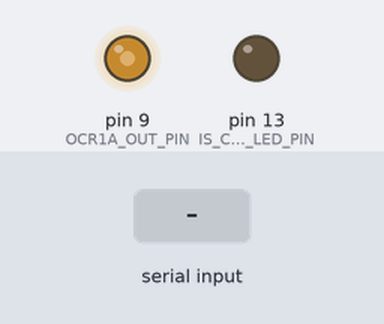
This sketch was run on a simulated Arduino Uno, built with avr-gcc and run on an emulated ATmega328P. Shown: output pins drawn as LEDs (lit = HIGH). The test bench sets the inputs (shaded band). What the sketch prints to the serial monitor is not drawn.

Above: at 10.4 s.
10.5 s: "VoltageP1\n" received over the second serial link
At 13.1 s:
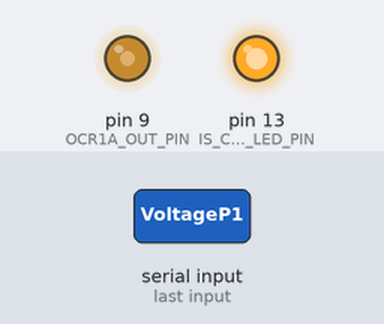
14.2 s: "VoltageP1\n" received over Serial
17.2 s: "CurrentP1\n" received over the second serial link
At 19.2 s:
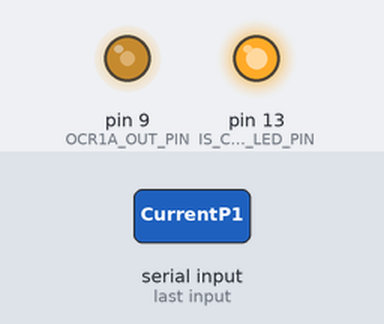
19.7 s: byte 3 (0x03) received over Serial
22.7 s: "VoltageP2\n" received over the second serial link
At 24.1 s:
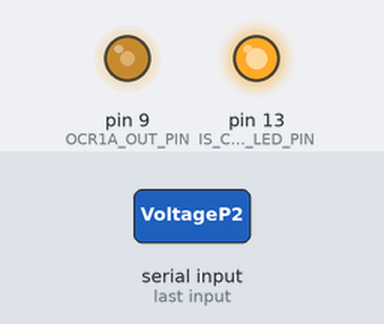
25.2 s: "CurrentP1\n" received over Serial
Timing chart, 0 to 28.3 s (numbered marks = the images above; inputs shaded):
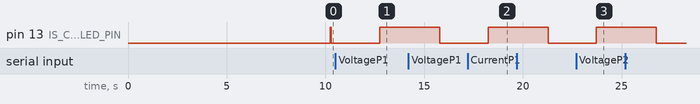

Measured:
- after the input at 10.5 s, pin 13 (IS_CONNECTED_METER_LED_PIN): LOW → HIGH after 2.3 s
- after the input at 17.2 s, pin 13 (IS_CONNECTED_METER_LED_PIN): LOW → HIGH after 1.0 s
- after the input at 22.7 s, pin 13 (IS_CONNECTED_METER_LED_PIN): LOW → HIGH after 1.0 s

The sketch:

neva-meter-opticalport-reader-arduino.ino
```cpp
/*
  Data reader from the "Neva" (by Taipit) electricity meter through the optical port.
  Читальщик данных через оптический порт электросчетчика "Нева" (Тайпит).

  Author: Ivan
  https://github.com/ivan-cc/neva-meter-opticalport-reader-arduino
  I.2022

  Electricity meters: https://www.meters.taipit.ru/
 */

#include <SoftwareSerial.h>

//раскоментируйте это, если вы используете трех-фазный счётчик
//#define THREE_PHASE_METER 1

//port for RX
#define METERS_IN 2

 //port for TX
#define METERS_OUT  4

 //светодиод, показывающий состояние коннекта со счетчиком
#define IS_CONNECTED_METER_LED_PIN 13

//раскоментируйте, если нужно выполнять запросы, пришедшие из uart
#define WAIT_REQUESTS_FROM_UART 1

//пауза после запуска ардуино, мс
#define PAUSE_AFTER_START 500

//пауза после отправки и чтения запроса из счетчика, мс
#define PAUSE_AFTER_QUERY 100

//следующий запрос параметров электросети делать через, сек
#define NEXT_ELECTRICITY_DATA_REQUEST_IN 30

//следующий запрос данных из счетчика делать через, сек
#define NEXT_METER_VALUES_REQUEST_IN 180

//следующий запрос информации о счетчике делать через, сек
#define NEXT_METER_REQUEST_IN 600

//переодичность пинга счетчика, сек (0 - чтобы не пинговать)
#define NEXT_PING_IN 7

//количество попыток подключиться к счетчику
#define NUMBER_OF_ATTEMPTS_TO_CONNECT 5

//пин выхода генератора-таймера (OCR1A)
#define OCR1A_OUT_PIN 9

//запрашивать ли расширенные параметры электросети (реактивную мощность, угол между фазами для трех-фазного счетчика)
#define EXTENDED_DATA_NEEDED true

//выводить данные без названия переменных
#define OUTPUT_WITHOUT_NAME false


/*** ДАЛЬШЕ СИСТЕМНЫЕ КОНСТАНТЫ ***/
//стандартная длинна строки запроса в счетчик
#define REQUEST_STRING_LENGTH 16

//длинна строки с короткой записью запроса (не полной, например 01020F)
#define SHORT_REQUEST_LENGTH 6

//скорость порта для контроля. Serial
#define SERIAL_SPEED 9600

//UART speed for init
#define INIT_SPEED 300

//UART speed for request data
#define BASE_SPEED 9600


SoftwareSerial MeterSerial(METERS_IN, METERS_OUT, false ); // RX, TX, inverse

//счетчики для отсчета запросов
int COUNTER_electricity_data = 0;
int COUNTER_meter_values = 0;
int COUNTER_meter_info = 0;
char COUNTER_ping = NEXT_PING_IN;

String outputString = "";
int incomingByte = 0;

char iter=0;

#ifdef WAIT_REQUESTS_FROM_UART
  String inputStringFromSerial = "";
  char inChar;
  char inputShort[SHORT_REQUEST_LENGTH];
#endif

//признак успешного соединения со счетчиком
bool isConnected = false;


/* ::::::::::::::::::::::::::::::::::::::::::::::::::::::::::::::::::::
 *        Requests
 *        Запросы
 * ::::::::::::::::::::::::::::::::::::::::::::::::::::::::::::::::::::
 */
/*
 * Запросы для инициализации
 */
//инициализация
// /?!
byte Init[] = {0x2F,0x3F,0x21,0x0D,0x0A};
//подтверждение на изменение скорости
// .051
byte OkAndChangeSpeed[] = {0x06, 0x30, 0x35, 0x31, 0x0D, 0x0A};
//pass
// .P1.(00000000)..
byte Pass[] = {0x01,0x50,0x31,0x02,0x28,0x30,0x30,0x30,0x30,0x30,0x30,0x30,0x30,0x29,0x03,0x61};


/*
*    Текущие параметры электросети
*/
// - - - текущее напряжение в сети
#ifdef THREE_PHASE_METER
  byte VoltageP1[] = "200700";//{0x01,0x52,0x31,0x02,0x32,0x30,0x30,0x37,0x30,0x30,0x46,0x46,0x28,0x29,0x03,0x66};
  byte VoltageP2[] = "340700";//{0x01,0x52,0x31,0x02,0x33,0x34,0x30,0x37,0x30,0x30,0x46,0x46,0x28,0x29,0x03,0x63};
  byte VoltageP3[] = "480700";//{0x01,0x52,0x31,0x02,0x34,0x38,0x30,0x37,0x30,0x30,0x46,0x46,0x28,0x29,0x03,0x68};
#else
  //.R1.0C0700FF()..
  byte Voltage[] = "0C0700";//{0x01,0x52,0x31,0x02,0x30,0x43,0x30,0x37,0x30,0x30,0x46,0x46,0x28,0x29,0x03,0x17};
#endif
//--

// - - - текущий ток через счетчик
#ifdef THREE_PHASE_METER
  byte CurrentP1[]="1F0700";//{0x01,0x52,0x31,0x02,0x31,0x46,0x30,0x37,0x30,0x30,0x46,0x46,0x28,0x29,0x03,0x13};
  byte CurrentP2[]="330700";//{0x01,0x52,0x31,0x02,0x33,0x33,0x30,0x37,0x30,0x30,0x46,0x46,0x28,0x29,0x03,0x64};
  byte CurrentP3[]="470700";//{0x01,0x52,0x31,0x02,0x34,0x37,0x30,0x37,0x30,0x30,0x46,0x46,0x28,0x29,0x03,0x67};
#else
  byte Current[]="0B0700";//{0x01,0x52,0x31,0x02,0x30,0x42,0x30,0x37,0x30,0x30,0x46,0x46,0x28,0x29,0x03,0x16};
#endif

// - - - текущая мощность через счетчик
#ifdef THREE_PHASE_METER
  byte APowerSum[]="100700";
  byte APowerP1[]="240700";
  byte APowerP2[]="380700";
  byte APowerP3[]="4C0700";

  byte RPowerPositiveSum[] = "030701";
  byte RPowerPositiveP1[]="170701";
  byte RPowerPositiveP2[]="2B0701";
  byte RPowerPositiveP3[]="3F0701";

  byte RPowerNegativeSum[] = "040701";
  byte RPowerNegativeP1[]="180701";
  byte RPowerNegativeP2[]="2C0701";
  byte RPowerNegativeP3[]="400701";
#else
  byte APower[]="100700";//{0x01,0x52,0x31,0x02,0x31,0x30,0x30,0x37,0x30,0x30,0x46,0x46,0x28,0x29,0x03,0x65};

  byte RPowerPositive = "030701";
  byte RPowerNegative = "040701";
#endif

// - - - коэфициент активной мощности (cos)
#ifdef THREE_PHASE_METER
  byte PowerFactorSum[]="0D07FF";
  byte PowerFactorP1[]="2107FF";//{01 52 31 02 32 31 30 37 46 46 46 46 28 29 03 67};
  byte PowerFactorP2[]="3507FF";//{01 52 31 02 33 35 30 37 46 46 46 46 28 29 03 62};
  byte PowerFactorP3[]="4907FF";//{01 52 31 02 34 39 30 37 46 46 46 46 28 29 03 69};
#else
  //answer: NX.XX (N=2 cos=1;  N=1 индуктивная нагрузка;N=0 емкостная нагрузка)
  byte PowerFactor[]="0D07FF";//{0x01,0x52,0x31,0x02,0x31,0x30,0x30,0x37,0x30,0x30,0x46,0x46,0x28,0x29,0x03,0x65};
#endif

// - - - угол между фазами
#ifdef THREE_PHASE_METER
  byte AngleVoltageP1_P2[] = "51070A";
  byte AngleVoltageP2_P3[] = "510715";
  byte AngleVoltageP1_P3[] = "510714";
#endif

//частота в сети
byte Freq[]="0E0701";//{0x01,0x52,0x31,0x02,0x30,0x45,0x30,0x37,0x30,0x31,0x46,0x46,0x28,0x29,0x03,0x10};


/*
*    Сохраненные значения из счётчика
*/
//общие показания счетчика квт*ч
//answer: all,period1,period2,period3...
byte ConsumptionKwth[] = "0F0880";//{0x01,0x52,0x31,0x02,0x30,0x46,0x30,0x38,0x38,0x30,0x46,0x46,0x28,0x29,0x03,0x15};

//температура счетчика
byte Temp[]="600900";//{0x01,0x52,0x31,0x02,0x36,0x30,0x30,0x39,0x30,0x30,0x46,0x46,0x28,0x29,0x03,0x6C};


/*
*    Данные счётчика
*/
//серийный номер счетчика
byte SerNo[]="600100";//{0x01,0x52,0x31,0x02,0x36,0x30,0x30,0x31,0x30,0x30,0x46,0x46,0x28,0x29,0x03,0x64};

//дата в счетчике
byte Date[]="000902";//{0x01,0x52,0x31,0x02,0x30,0x30,0x30,0x39,0x30,0x32,0x46,0x46,0x28,0x29,0x03,0x68};

//время в счетчике
byte Time[]={0x01,0x52,0x31,0x02,0x30,0x30,0x30,0x39,0x30,0x31,0x46,0x46,0x28,0x29,0x03,0x6B};

//напряжение встроенной батареи
byte VoltageBat[] = "600603";


/*
 * Другие переменные, связанные с запросами
 * Обычный запрос выглядит примерно так: .R1.0A0164FF()..
 * но нам это неудобно, т.к. всего 6 символов в запросах меняются,
 * а с остальными только проблемы. Поэтому добавлены возможность
 * указать только 6 символов, а постоянные символы идущие ДО и ПОСЛЕ
 * будут добавлены автоматически. так же будет посчитана контрольная сумма.
 *
 * Это работает и из переменных и при отправке запросов через Serial порт Арудино.
 */
//префикс строки - добавляется в начале строки с короткой записью (типа: 600603)
byte DefaultPrefix[] = {0x01,0x52,0x31,0x02};

//суфикс строки - добавляется в конце строки с короткой записью (типа: 600603)
byte DefaultSuffix[] = {0x46,0x46, 0x28,0x29,0x03};


void setup()
{

 pinMode(OCR1A_OUT_PIN, OUTPUT);

 pinMode(IS_CONNECTED_METER_LED_PIN, OUTPUT);
 digitalWrite(IS_CONNECTED_METER_LED_PIN, LOW);

//https://forum.arduino.cc/t/using-timer1-alternately-spi-and-38khz-pwm/372385
 // Clear Timer on Compare Match (CTC) Mode
 bitWrite(TCCR1A, WGM10, 0);
 bitWrite(TCCR1A, WGM11, 0);
 bitWrite(TCCR1B, WGM12, 1);
 bitWrite(TCCR1B, WGM13, 0);

 // Toggle OC1A and OC1B on Compare Match.
 bitWrite(TCCR1A, COM1A0, 1);
 bitWrite(TCCR1A, COM1A1, 0);
 bitWrite(TCCR1A, COM1B0, 1);
 bitWrite(TCCR1A, COM1B1, 0);

 // No prescaling
 bitWrite(TCCR1B, CS10, 1);
 bitWrite(TCCR1B, CS11, 0);
 bitWrite(TCCR1B, CS12, 0);

  /*
   * Для свтодиода нужно 38кгц.
   * Считаем OCR1A и OCR1B по такому принципу:
   * OCR1A = (частота_микроконтроллера_в_гц / 38000кгц) / 2;
   * OCR1B = OCR1A
   *
   * Например, частота МК 16мГц, тогда:
   * 16000000/38000 = 421.05
   * 421/2 = 210
   * Значит OCR1A и OCR1B указываем 210
   */
 OCR1A = 210;
 OCR1B = 210;


  // Открываем стандартный порт:
  Serial.begin(SERIAL_SPEED);//SERIAL_7E1
  while (!Serial) {
    ; // wait for serial port to connect. Needed for Leonardo only
  }

  Serial.println("Start!");
  Serial.print("Wait:");
  Serial.print(PAUSE_AFTER_START);
  Serial.println("ms...");

  delay(PAUSE_AFTER_START);

  //инициализация счетчика и вывод даты времени
  InitMeter(true);
}

void loop()
{
  //настало время чтения параметров электросети
  if(COUNTER_electricity_data <= 0)
  {
    COUNTER_electricity_data = NEXT_ELECTRICITY_DATA_REQUEST_IN;

    ReadParam("Freq", Freq, sizeof(Freq));

    //3-фазный счетчик
    #ifdef THREE_PHASE_METER
      ReadParam("VoltageP1", VoltageP1, sizeof(VoltageP1));
      ReadParam("VoltageP2", VoltageP2, sizeof(VoltageP2));
      ReadParam("VoltageP3", VoltageP3, sizeof(VoltageP3));

      ReadParam("CurrentP1", CurrentP1, sizeof(CurrentP1));
      ReadParam("CurrentP2", CurrentP2, sizeof(CurrentP2));
      ReadParam("CurrentP3", CurrentP3, sizeof(CurrentP3));

      ReadParam("APowerP1", APowerP1, sizeof(APowerP1));
      ReadParam("APowerP2", APowerP2, sizeof(APowerP2));
      ReadParam("APowerP3", APowerP3, sizeof(APowerP3));
      ReadParam("APowerSum", APowerSum, sizeof(APowerSum));

      ReadParam("PowerFactorP1", PowerFactorP1, sizeof(PowerFactorP1));
      ReadParam("PowerFactorP2", PowerFactorP2, sizeof(PowerFactorP2));
      ReadParam("PowerFactorP3", PowerFactorP3, sizeof(PowerFactorP3));
      ReadParam("PowerFactorSum", PowerFactorSum, sizeof(PowerFactorSum));

      if(EXTENDED_DATA_NEEDED)
      {
        ReadParam("RPowerNegativeP1", RPowerNegativeP1, sizeof(RPowerNegativeP1));
        ReadParam("RPowerNegativeP2", RPowerNegativeP2, sizeof(RPowerNegativeP2));
        ReadParam("RPowerNegativeP3", RPowerNegativeP3, sizeof(RPowerNegativeP3));
        ReadParam("RPowerNegativeSum", RPowerNegativeSum, sizeof(RPowerNegativeSum));

        ReadParam("RPowerPositiveP1", RPowerPositiveP1, sizeof(RPowerPositiveP1));
        ReadParam("RPowerPositiveP2", RPowerPositiveP2, sizeof(RPowerPositiveP2));
        ReadParam("RPowerPositiveP3", RPowerPositiveP3, sizeof(RPowerPositiveP3));
        ReadParam("RPowerPositiveSum", RPowerPositiveSum, sizeof(RPowerPositiveSum));

        ReadParam("AngleVoltageP1_P2", AngleVoltageP1_P2, sizeof(AngleVoltageP1_P2));
        ReadParam("AngleVoltageP2_P3", AngleVoltageP2_P3, sizeof(AngleVoltageP2_P3));
        ReadParam("AngleVoltageP1_P3", AngleVoltageP1_P3, sizeof(AngleVoltageP1_P3));
      }

      //это был долгий запрос, поэтому скорректируем счетчики запросов остальных данных
      COUNTER_meter_values = COUNTER_meter_values - 3;
      COUNTER_meter_info = COUNTER_meter_info - 3;

    //1-фазный счетчик
    #else
      ReadParam("Voltage", Voltage, sizeof(Voltage));

      ReadParam("Current", Current, sizeof(Current));

      ReadParam("APower", APower, sizeof(APower));

      ReadParam("PowerFactor", PowerFactor, sizeof(PowerFactor));

      if(EXTENDED_DATA_NEEDED)
      {
        ReadParam("RPowerPositive", RPowerPositive, sizeof(RPowerPositive));
        ReadParam("RPowerNegative", RPowerNegative, sizeof(RPowerNegative));
      }

      //это был долгий запрос, поэтому скорректируем счетчики запросов остальных данных
      COUNTER_meter_values = COUNTER_meter_values - 1;
      COUNTER_meter_info = COUNTER_meter_info - 1;
    #endif


    //настало время получить данные из памяти счетчика (расход эл-энергии, температуру)
    if(COUNTER_meter_values <= 0 && NEXT_METER_VALUES_REQUEST_IN)
    {
      COUNTER_meter_values = NEXT_METER_VALUES_REQUEST_IN;
      ReadParam("ConsumptionKwth", ConsumptionKwth, sizeof(ConsumptionKwth));
      ReadParam("Temp", Temp, sizeof(Temp));
    }

    //настало время проконтролировать данные самого счетчика
    if(COUNTER_meter_info <= 0 && NEXT_METER_REQUEST_IN)
    {
      COUNTER_meter_info = NEXT_METER_REQUEST_IN;

      ReadParam("SerNo", SerNo, sizeof(SerNo));
      ReadParam("Date", Date, sizeof(Date));
      ReadParam("Time", Time, sizeof(Time));
      ReadParam("VoltageBat", VoltageBat, sizeof(VoltageBat));
    }

    Serial.print("\n");
    COUNTER_ping++;
  }
  else{
    COUNTER_ping--;
  }

  //пингуем счетчик, чтобы каждый раз не инициализировать
  if(NEXT_PING_IN && COUNTER_ping == 0 && isConnected)
  {
    COUNTER_ping =  NEXT_PING_IN;
    writeShortString(SerNo, sizeof(SerNo));
    readDataFromMeter();
    //Serial.print("ping:");
    //Serial.println(readDataFromMeter());
  }

  COUNTER_electricity_data--;
  COUNTER_meter_values--;
  COUNTER_meter_info--;


  /*
   * Прием данных из Serial-порта (например с компа) и отправка обратно ответа из счетчика
   */
  #ifdef WAIT_REQUESTS_FROM_UART
    inputStringFromSerial = "";

    while (Serial.available())
    {
      inChar = Serial.read();
      if (inChar == '\r' || inChar == '\n')continue;
      inputStringFromSerial += inChar;
    }

    if( inputStringFromSerial != "")
    {
      Serial.print("RQST:[");
      Serial.print(inputStringFromSerial);

      //короткая команда пришла
      if(inputStringFromSerial[0] != 0x01)
      {
        //возьмем первые несколько байт (SHORT_REQUEST_LENGTH)
        for(iter=0; iter<SHORT_REQUEST_LENGTH; iter++)
        {
          inputShort[iter] = inputStringFromSerial[iter];
        }
        writeShortString(inputShort, SHORT_REQUEST_LENGTH);
      }
      //если строка начиналась с 0x01, значит был запрос по полной строке запроса
      //целиком ей отправим в счетчик
      else
      {
        //send request
        MeterSerial.print( inputStringFromSerial );
      }

      //читаем ответ
      Serial.print("]ANSWR:{");
      Serial.print( readDataFromMeter() );
      Serial.println("}");

    }
  #endif


  delay(1000);

  //мигаем светодиодом
  if( isConnected )
  {
    digitalWrite(IS_CONNECTED_METER_LED_PIN, ! digitalRead(IS_CONNECTED_METER_LED_PIN) );
  }
  else
  {
    digitalWrite(IS_CONNECTED_METER_LED_PIN, HIGH );
    delay(50);
    digitalWrite(IS_CONNECTED_METER_LED_PIN, LOW );

    //если счетчик не отвечаем, пробуем начать обмен заново
    InitMeter(0);
  }

}


/*
 * Инициализация счетчика.
 * GetDateTime - получать ли дату и время после успешного подключения
 *
 * 1. Отправка строки инициализации /!?
 * 2. Получение ответа
 * 3. Смена скорости.
 * 4. Отправка пароля
 * 5. Получение даты и вемени (если запрошено)
 */
void InitMeter( bool GetDateTime )
{
  //off led
  digitalWrite(IS_CONNECTED_METER_LED_PIN, LOW);

  Serial.println("Init meter");

  //change speed
  if( MeterSerial.isListening() )
  {
    MeterSerial.end();
  }
  MeterSerial.begin(INIT_SPEED);
  MeterSerial.listen();

  int WaitMeter = 0;

  //repeat connect
  while( ! MeterSerial.available() && WaitMeter < NUMBER_OF_ATTEMPTS_TO_CONNECT)
  {
    if( WaitMeter )
    {
      Serial.println("Noanswer");
      delay(2000);
    }

    //send init command
    MeterSerial.write(Init, sizeof(Init));
    delay(150);

    WaitMeter++;
  }

  if(WaitMeter < NUMBER_OF_ATTEMPTS_TO_CONNECT && MeterSerial.available() )
  {
    Serial.print("Connect to meter: ");
    Serial.println( readDataFromMeter() );

    digitalWrite(IS_CONNECTED_METER_LED_PIN, HIGH);
    isConnected=true;
  }
  else
  {
    Serial.println("NotConnect");
    return;
  }

  //send confirm
  MeterSerial.write(OkAndChangeSpeed, sizeof(OkAndChangeSpeed));
    delay(500);


  //change speed
  delay(600);
  MeterSerial.end();
  MeterSerial.begin(BASE_SPEED);
  MeterSerial.listen();

  //send pass
  MeterSerial.write(Pass, sizeof(Pass));
  // Drop the rest of the pending frames. No time to draw them now!
  while (MeterSerial.available()) {
    MeterSerial.read();
  }


  delay(700);
  //get date & time
  if( GetDateTime )
  {
    ReadParam("Date", Date, sizeof(Date));
    ReadParam("Time", Time, sizeof(Time));
    Serial.println(outputString);
  }
}

/*
 * Читаем данные из счетчика,
 * удаляем весь непечатный мусор
 * и возвращаем данные
 */
String readDataFromMeter()
{
  isConnected=0;
  bool skipNext=false;
  String _read = "";

  delay(150);
  while (MeterSerial.available() > 0)
  {
    isConnected=1;

    incomingByte = MeterSerial.read();

    incomingByte &= ~(1 << 7);    // forces 0th bit of x to be 0.  all other bits left alone.

    //end of data
    if( incomingByte == 0x03)
    {
      skipNext=true;
    }

    //skip non printable symbols
    if( incomingByte < 0x21 || incomingByte > 0xC0 || skipNext)
    {
      continue;
    }

    _read += (char)incomingByte;
  }

  return _read;
}

/*
 * Отправка запросов из короткой строки вида 0102F5
 * data - массив с запросом
 * sz - длина массива с запросом
 */
void writeShortString(byte data[], int sz)
{
      byte _data[16];
      char bccData;

      memcpy(_data, DefaultPrefix, sizeof(DefaultPrefix));
      memcpy(_data + sizeof(DefaultPrefix), data, SHORT_REQUEST_LENGTH);
      memcpy(_data + sizeof(DefaultPrefix)+SHORT_REQUEST_LENGTH, DefaultSuffix, sizeof(DefaultSuffix));
      bccData =  bcc(_data);

      memcpy(_data + sizeof(DefaultPrefix) + SHORT_REQUEST_LENGTH + sizeof(DefaultSuffix), &bccData, 1);
      MeterSerial.write(_data, 16);
}

/*
 * Чтение параметра и вывод ответа в Serial
 * param - название запроса
 * data - массив с запросом
 * sz - длина массива с запросом
 */
void ReadParam(String param, byte data[], int sz)
{
  //если счётчик не подключен, то и слать запросы смысла нет
  if( ! isConnected )
  {
    return;
  }

  //выводить ли название запроса
  if( param != "" && ! OUTPUT_WITHOUT_NAME)
  {
    outputString += param+":";
  }

  if(sz > 1  )
  {
    if(sz == (SHORT_REQUEST_LENGTH+1) || sz == SHORT_REQUEST_LENGTH)
    {
      writeShortString(data, sz);
    }
    else
    {
    MeterSerial.write(data, 16);
    }
    outputString += readDataFromMeter();
  }

  if( param != "")
  {
    outputString += "|";
  }
  Serial.print(outputString);
  outputString="";
  delay(PAUSE_AFTER_QUERY);
}


/*
 * Вычисление XOR для запроса
 *  data - массив с запросом
 */
char bcc(char *data)
{
  char bcc=0;
  for(int i=1; i<15; i++)
  {
   bcc ^=data[i];
  }
  return bcc;
}
```
